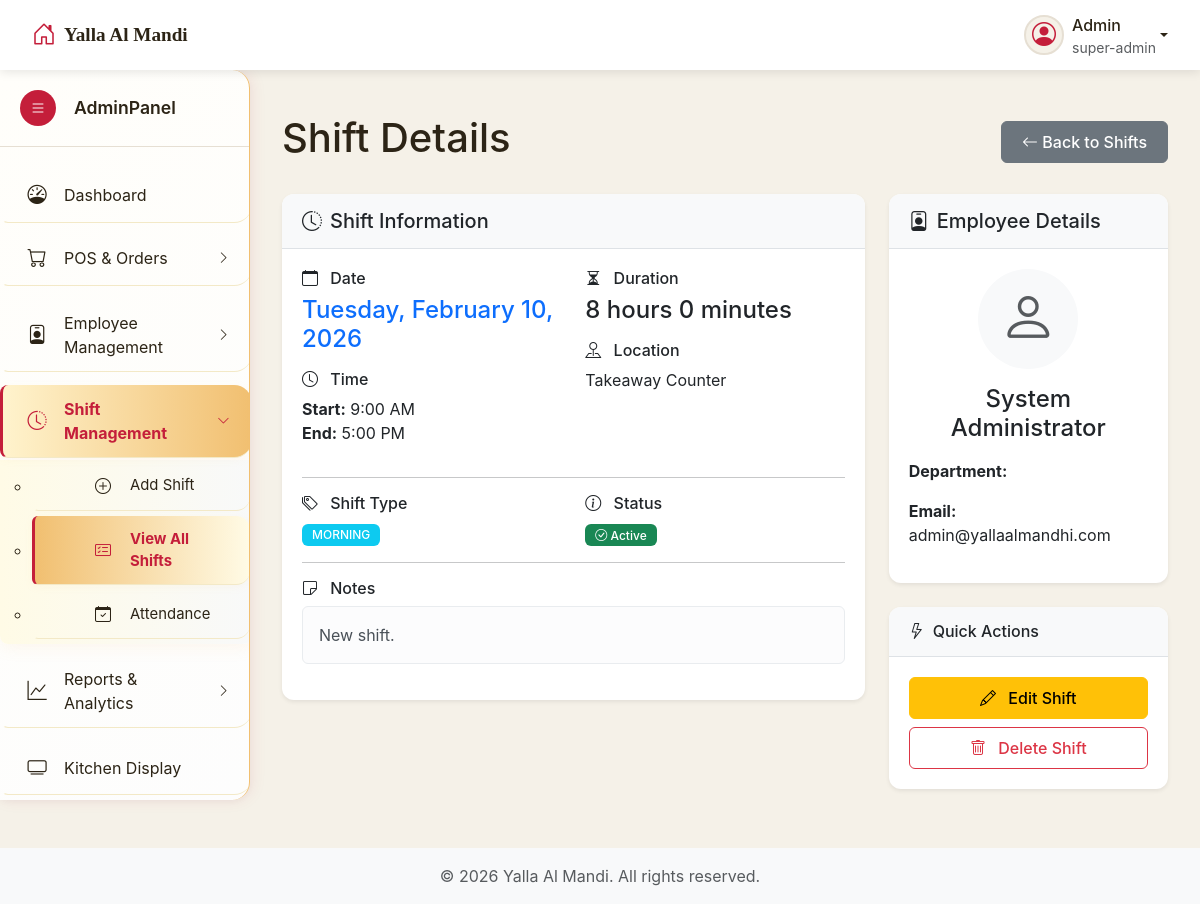
Screenshot of /admin/shifts.php?source=view_shift&id=2 (signed in) with the database file from the repository.
### tables this page shows
CREATE TABLE `shifts` (
  `id` int NOT NULL,
  `employee_id` int NOT NULL,
  `shift_date` date NOT NULL,
  `shift_type` enum('morning','afternoon','evening','night') NOT NULL,
  `start_time` time NOT NULL,
  `end_time` time NOT NULL,
  `location` varchar(100) DEFAULT NULL,
  `notes` text,
  `is_active` tinyint(1) DEFAULT '1',
  `created_at` timestamp NOT NULL DEFAULT CURRENT_TIMESTAMP,
  `updated_at` timestamp NOT NULL DEFAULT CURRENT_TIMESTAMP ON UPDATE CURRENT_TIMESTAMP
);

CREATE TABLE `users` (
  `id` int NOT NULL,
  `username` varchar(50) NOT NULL,
  `employee_id` varchar(50) DEFAULT NULL,
  `email` varchar(100) NOT NULL,
  `password_hash` varchar(255) NOT NULL,
  `full_name` varchar(100) DEFAULT NULL,
  `phone` varchar(20) DEFAULT NULL,
  `role` enum('customer','admin','super-admin','employee') DEFAULT 'customer',
  `is_active` tinyint(1) DEFAULT '1',
  `created_at` timestamp NOT NULL DEFAULT CURRENT_TIMESTAMP,
  `updated_at` timestamp NOT NULL DEFAULT CURRENT_TIMESTAMP ON UPDATE CURRENT_TIMESTAMP,
  `last_login` timestamp NULL DEFAULT NULL,
  `reset_token` varchar(255) DEFAULT NULL,
  `reset_token_expiry` timestamp NULL DEFAULT NULL,
  `address` text,
  `preferred_branch` int DEFAULT '1',
  `loyalty_points` int DEFAULT '0',
  `last_order_date` date DEFAULT NULL,
  `position` varchar(100) DEFAULT NULL,
  `department` varchar(100) DEFAULT NULL,
  `salary` decimal(10,2) DEFAULT '0.00',
  `hire_date` date DEFAULT NULL
);

### admin/includes/view_shift_details.php (the view, shortened to what this page needs)
<?php
$shift_id = (int)$_GET['id'];
$stmt = $connection->prepare(
    "SELECT s.*, u.full_name, u.email, u.phone, u.position, u.department, u.employee_id as emp_code
     FROM shifts s
     JOIN users u ON s.employee_id = u.id
     WHERE s.id = ?"
);
$stmt->bind_param("i", $shift_id);
$stmt->execute();
$result = $stmt->get_result();
$shift = $result->fetch_assoc();
$start = new DateTime($shift['start_time']);
$end = new DateTime($shift['end_time']);
$duration = $start->diff($end);
$duration_str = $duration->format('%h hours %i minutes');
$type_badges = [
    'morning' => 'bg-info',
    'afternoon' => 'bg-warning',
    'evening' => 'bg-primary',
    'night' => 'bg-dark'
];
$type_badge = $type_badges[$shift['shift_type']] ?? 'bg-secondary';
?>
<div class="main-content">
    <div class="container-fluid">
        <div class="d-flex justify-content-between align-items-center mb-4">
            <h1 class="page-title">Shift Details</h1>
            <a href="shifts.php" class="btn btn-secondary">
                <i class="bi bi-arrow-left"></i> Back to Shifts
            </a>
        </div>
        <div class="row">
            <div class="col-md-8">
                <div class="card shadow-sm mb-4">
                    <div class="card-header">
                        <h5 class="mb-0"><i class="bi bi-clock-history me-2"></i>Shift Information</h5>
                    </div>
                    <div class="card-body">
                        <div class="row">
                            <div class="col-md-6">
                                <h6><i class="bi bi-calendar me-2"></i> Date</h6>
                                <h4 class="text-primary"><?php echo date('l, F d, Y', strtotime($shift['shift_date'])); ?></h4>
                                <h6 class="mt-3"><i class="bi bi-clock me-2"></i> Time</h6>
                                <p>
                                    <strong>Start:</strong> <?php echo date('g:i A', strtotime($shift['start_time'])); ?><br>
                                    <strong>End:</strong> <?php echo date('g:i A', strtotime($shift['end_time'])); ?>
                                </p>
                            </div>
                            <div class="col-md-6">
                                <h6><i class="bi bi-hourglass-split me-2"></i> Duration</h6>
                                <h4><?php echo $duration_str; ?></h4>
                                <h6 class="mt-3"><i class="bi bi-pin-map me-2"></i> Location</h6>
                                <p><?php echo htmlspecialchars($shift['location']); ?></p>
                            </div>
                        </div>
                        <hr>
                        <div class="row">
                            <div class="col-md-6">
                                <h6><i class="bi bi-tags me-2"></i> Shift Type</h6>
                                <span class="badge <?php echo $type_badge; ?> text-uppercase">
                                    <?php echo htmlspecialchars($shift['shift_type']); ?>
                                </span>
                            </div>
                            <div class="col-md-6">
                                <h6><i class="bi bi-info-circle me-2"></i> Status</h6>
                                <?php if ($shift['is_active']): ?>
                                    <span class="badge bg-success">
                                        <i class="bi bi-check-circle"></i> Active
                                    </span>
                                <?php else: ?>
                                    <span class="badge bg-secondary">
                                        <i class="bi bi-x-circle"></i> Inactive
                                    </span>
                                <?php endif; ?>
                            </div>
                        </div>
                        <?php if (!empty($shift['notes'])): ?>
                            <hr>
                            <h6><i class="bi bi-sticky me-2"></i> Notes</h6>
                            <div class="alert alert-light">
                                <?php echo nl2br(htmlspecialchars($shift['notes'])); ?>
                            </div>
                        <?php endif; ?>
                    </div>
                </div>
            </div>
            <div class="col-md-4">
                <div class="card shadow-sm mb-4">
                    <div class="card-header">
                        <h5 class="mb-0"><i class="bi bi-person-badge me-2"></i>Employee Details</h5>
                    </div>
                    <div class="card-body text-center">
                        <div class="bg-light rounded-circle d-flex align-items-center justify-content-center mx-auto mb-3"
                             style="width: 100px; height: 100px;">
                            <i class="bi bi-person display-4 text-muted"></i>
                        </div>
                        <h4><?php echo htmlspecialchars($shift['full_name']); ?></h4>
                        <div class="text-start">
                            <p><strong>Department:</strong> <?php echo htmlspecialchars($shift['department']); ?></p>
                            <?php if ($shift['email']): ?>
                                <p><strong>Email:</strong> <?php echo htmlspecialchars($shift['email']); ?></p>
                            <?php endif; ?>
                        </div>
                    </div>
                </div>
                <div class="card shadow-sm">
                    <div class="card-header">
                        <h6 class="mb-0"><i class="bi bi-lightning me-2"></i>Quick Actions</h6>
                    </div>
                    <div class="card-body">
                        <div class="d-grid gap-2">
                            <a href="shifts.php?source=edit_shift&id=<?php echo $shift_id; ?>"
                               class="btn btn-warning">
                                <i class="bi bi-pencil me-2"></i> Edit Shift
                            </a>
                            <button class="btn btn-outline-danger"
                                    onclick="showDeleteConfirm(
                                        <?php echo $shift_id; ?>,
                                        '<?php echo htmlspecialchars(addslashes($shift['full_name']), ENT_QUOTES); ?>',
                                        '<?php echo date('M d, Y', strtotime($shift['shift_date'])); ?>')">
                                <i class="bi bi-trash me-2"></i> Delete Shift
                            </button>
                        </div>
                    </div>
                </div>
            </div>
        </div>
    </div>
</div>

### admin/resources/css/admin-style.css (style rules this page uses)
body { font-family: 'Inter', 'Segoe UI', sans-serif; background-color: var(--color-beige); color: var(--color-dark-brown); overflow-x: hidden; padding-top: var(--top-nav-height); }
.main-content { margin-left: var(--sidebar-width); padding: 20px; transition: margin-left 0.3s ease; min-height: calc(100vh - var(--top-nav-height)); }
.card { border: none; border-radius: 10px; box-shadow: 0 5px 15px rgba(0, 0, 0, 0.08); transition: all 0.3s ease; }
.card-header { position: relative; left: 0; background-color: var(--color-white); border-bottom: 1px solid var(--color-sand); padding: 15px 20px; font-weight: 600; }
.card-body { padding: 20px; }
.badge { padding: 5px 10px; font-weight: 500; font-size: 0.75rem; }
.btn { border-radius: 6px; font-weight: 500; padding: 8px 20px; transition: all 0.3s ease; }
.card { border: none; border-radius: 12px; }
.card-header { background-color: #f8f9fa; border-bottom: 1px solid #dee2e6; border-radius: 12px 12px 0 0 !important; }

### admin/includes/header.php (style rules this page uses)
:root { --color-red: #c41e3a; --color-red-light: #e84c4c; --color-beige: #f5f1e8; --color-sand: #e6dfd3; --color-dark-brown: #2c2416; --color-soft-black: #1a1a1a; --color-olive: #8a8635; --color-copper: #b87333; --color-white: #ffffff; --color-light-gray: #f8f9fa; --sidebar-width: 250px; --sidebar-collapsed-width: 70px; --top-nav-height: 70px; }

### rows the page displays
shifts: shift_date "Tuesday, February 10, 2026", start_time "9:00 AM", end_time "5:00 PM", duration_str "8 hours 0 minutes", location "Takeaway Counter", shift_type "MORNING", notes "New shift.", employee.full_name "System Administrator", employee.email "admin@yallaalmandhi.com"

### other values shown
$current_user['username'] "Admin"
$_SESSION['role'] "super-admin"
